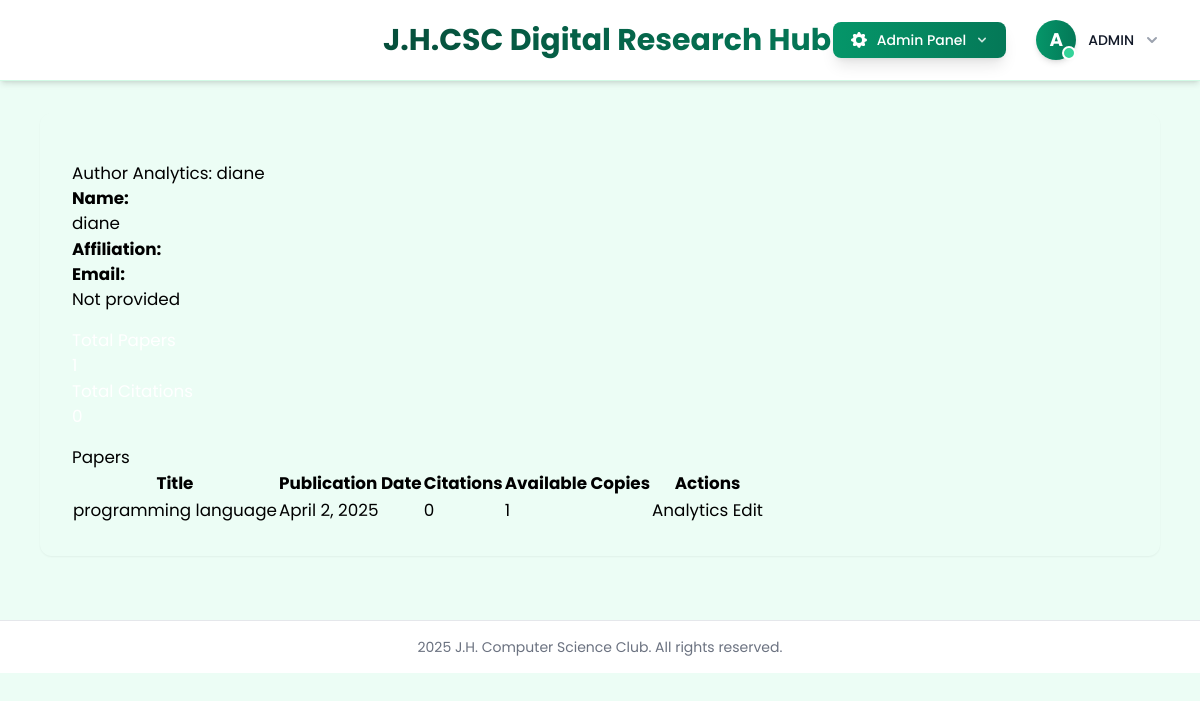
The app's page /accounts/admin/author/29/analytics/ (signed in), older data.
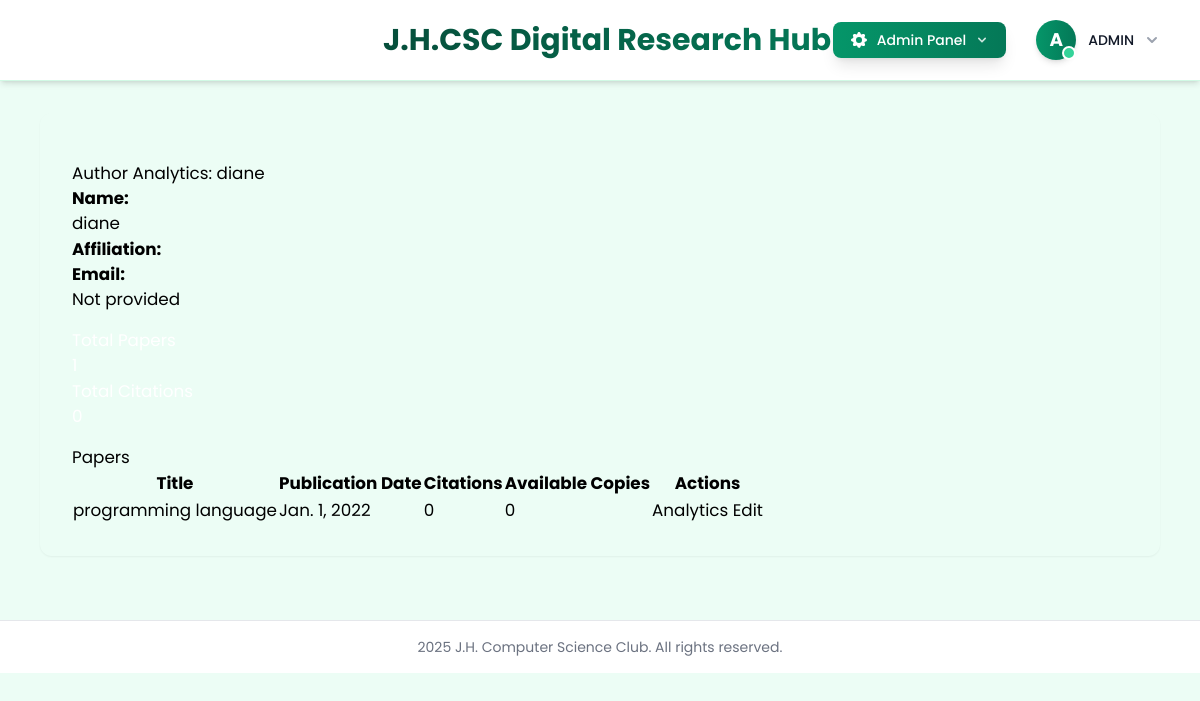
The same page, newer data.
### scholar/models.py (models this page shows, shortened)
class Paper(models.Model):
    title = models.CharField(max_length=255)
    authors = models.ManyToManyField('Author', related_name='papers')
    abstract = models.TextField()
    publication_date = models.DateField()
    citations = models.PositiveIntegerField(default=0)
    available_copies = models.PositiveIntegerField(default=1)
    view_count = models.PositiveIntegerField(default=0)
    viewers = models.ManyToManyField(User, related_name='viewed_papers', blank=True)
    pdf_file = models.FileField(upload_to='papers/', blank=True, null=True)
    program = models.CharField(
        max_length=100,
        choices=Student.PROGRAM_CHOICES,
        default='BSIT'  # Setting default value to BSIT
    )
    created_at = models.DateTimeField(auto_now_add=True, null=True)

### scholar/views_admin.py (the view)
# urls.py: path('admin/author/<int:author_id>/analytics/', views_admin.author_analytics, name='author_analytics'),
@staff_member_required
def author_analytics(request, author_id):
    author = get_object_or_404(Author, id=author_id)
    papers = author.papers.all()
    total_citations = Citation.objects.filter(paper__in=papers).count()
    context = {
        'author': author,
        'papers': papers,
        'total_papers': papers.count(),
        'total_citations': total_citations,
    }
    return render(request, 'scholar/admin/author_analytics.html', context)

### scholar/context_processors.py (called while the page is built)
def admin_stats(request):
    context = {}
    if request.user.is_authenticated and request.user.is_staff:
        pending_borrows_count = Borrow.objects.filter(status='pending').count()
        context['pending_borrows_count'] = pending_borrows_count
        pending_returns_count = Borrow.objects.filter(return_status='pending').count()
        context['pending_returns_count'] = pending_returns_count
        pending_registrations_count = UserProfile.objects.filter(
            is_approved=False,
            user__is_active=False
        ).count()
        context['pending_registrations_count'] = pending_registrations_count
        total_papers = Paper.objects.count()
        context['total_papers'] = total_papers
        active_borrows = Borrow.objects.filter(status='approved', is_returned=False).count()
        context['active_borrows'] = active_borrows
    return context

### scholar/templates/scholar/admin/author_analytics.html
{% extends "scholar/base.html" %}
{% load static %}
{% block content %}
<div class="container mt-4">
    <h2>Author Analytics: {{ author.name }}</h2>
    <div class="card mb-4">
        <div class="card-body">
            <div class="row">
                <div class="col-md-4">
                    <p><strong>Name:</strong><br>{{ author.name }}</p>
                </div>
                <div class="col-md-4">
                    <p><strong>Affiliation:</strong><br>{{ author.affiliation }}</p>
                </div>
                <div class="col-md-4">
                    <p><strong>Email:</strong><br>{{ author.email|default:"Not provided" }}</p>
                </div>
            </div>
        </div>
    </div>
    <div class="row mb-4">
        <div class="col-md-6">
            <div class="card bg-primary text-white">
                <div class="card-body">
                    <h5 class="card-title">Total Papers</h5>
                    <h2>{{ total_papers }}</h2>
                </div>
            </div>
        </div>
        <div class="col-md-6">
            <div class="card bg-info text-white">
                <div class="card-body">
                    <h5 class="card-title">Total Citations</h5>
                    <h2>{{ total_citations }}</h2>
                </div>
            </div>
        </div>
    </div>
    <div class="card">
        <div class="card-header">
            <h5>Papers</h5>
        </div>
        <div class="card-body">
            <div class="table-responsive">
                <table class="table">
                    <thead>
                        <tr>
                            <th>Title</th>
                            <th>Publication Date</th>
                            <th>Citations</th>
                            <th>Available Copies</th>
                            <th>Actions</th>
                        </tr>
                    </thead>
                    <tbody>
                        {% for paper in papers %}
                        <tr>
                            <td>{{ paper.title }}</td>
                            <td>{{ paper.publication_date }}</td>
                            <td>{{ paper.citations }}</td>
                            <td>{{ paper.available_copies }}</td>
                            <td>
                                <a href="{% url 'paper_analytics' paper.id %}" class="btn btn-sm btn-info">Analytics</a>
                                <a href="{% url 'admin:scholar_paper_change' paper.id %}" class="btn btn-sm btn-primary">Edit</a>
                            </td>
                        </tr>
                        {% endfor %}
                    </tbody>
                </table>
            </div>
        </div>
    </div>
</div>
{% endblock %}

Row changes from the older to the newer data that the page shows:
changed Paper "programming language": publication_date "April 2, 2025" → "Jan. 1, 2022"; available_copies "1" → "0"
